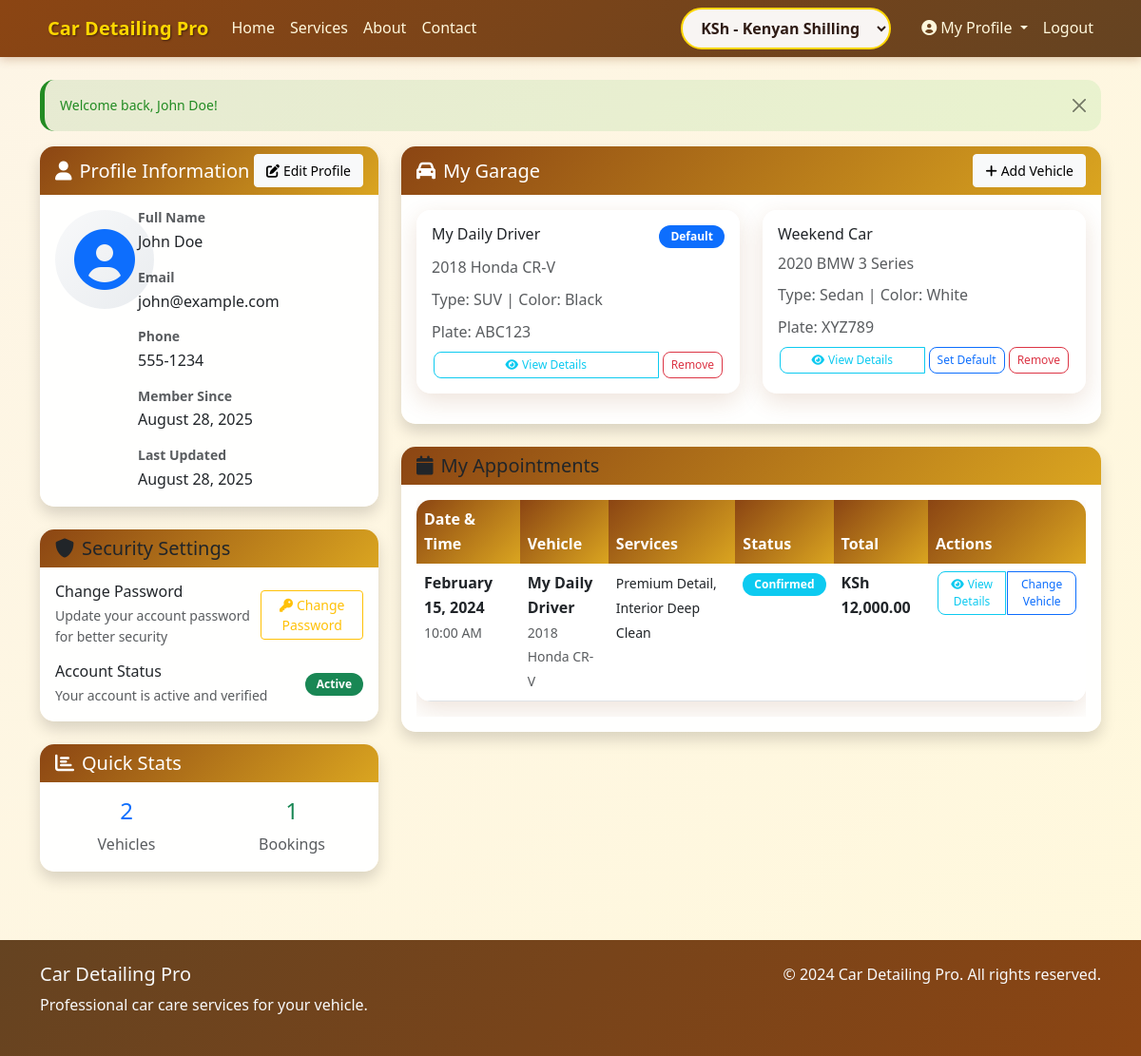
Page /index.php?page=profile (signed in) on the committed database.
### tables this page shows
CREATE TABLE users (
    id INT AUTO_INCREMENT PRIMARY KEY,
    full_name VARCHAR(100) NOT NULL,
    email VARCHAR(100) UNIQUE NOT NULL,
    phone VARCHAR(20) NOT NULL,
    password VARCHAR(255) NOT NULL,
    is_admin TINYINT(1) DEFAULT 0,
    email_verified TINYINT(1) DEFAULT 0,
    verification_token VARCHAR(255),
    reset_token VARCHAR(255),
    reset_token_expires DATETIME,
    created_at TIMESTAMP DEFAULT CURRENT_TIMESTAMP,
    updated_at TIMESTAMP DEFAULT CURRENT_TIMESTAMP ON UPDATE CURRENT_TIMESTAMP,
    INDEX idx_email (email),
    INDEX idx_admin (is_admin)
);

CREATE TABLE vehicles (
    id INT AUTO_INCREMENT PRIMARY KEY,
    user_id INT NOT NULL,
    nickname VARCHAR(100) NOT NULL,
    make VARCHAR(50) NOT NULL,
    model VARCHAR(50) NOT NULL,
    year INT NOT NULL,
    type VARCHAR(20) NOT NULL,
    color VARCHAR(30),
    license_plate VARCHAR(20),
    vin VARCHAR(17),
    is_default TINYINT(1) DEFAULT 0,
    created_at TIMESTAMP DEFAULT CURRENT_TIMESTAMP,
    updated_at TIMESTAMP DEFAULT CURRENT_TIMESTAMP ON UPDATE CURRENT_TIMESTAMP,
    FOREIGN KEY (user_id) REFERENCES users(id) ON DELETE CASCADE,
    INDEX idx_user_id (user_id),
    INDEX idx_default (is_default)
);

CREATE TABLE bookings (
    id INT AUTO_INCREMENT PRIMARY KEY,
    user_id INT NOT NULL,
    vehicle_id INT NOT NULL,
    service_type ENUM('mobile', 'facility') NOT NULL,
    appointment_date DATE NOT NULL,
    appointment_time TIME NOT NULL,
    location TEXT,
    total_amount DECIMAL(10,2) NOT NULL,
    status ENUM('pending', 'confirmed', 'in_progress', 'completed', 'cancelled') DEFAULT 'pending',
    admin_notes TEXT,
    created_at TIMESTAMP DEFAULT CURRENT_TIMESTAMP,
    updated_at TIMESTAMP DEFAULT CURRENT_TIMESTAMP ON UPDATE CURRENT_TIMESTAMP,
    FOREIGN KEY (user_id) REFERENCES users(id) ON DELETE CASCADE,
    FOREIGN KEY (vehicle_id) REFERENCES vehicles(id) ON DELETE CASCADE,
    INDEX idx_user_id (user_id),
    INDEX idx_vehicle_id (vehicle_id),
    INDEX idx_status (status),
    INDEX idx_appointment_date (appointment_date),
    INDEX idx_service_type (service_type)
);

### pages/profile.php (the view, shortened to what this page needs)
<?php
require_once __DIR__ . '/../database/config.php';
require_once __DIR__ . '/../includes/functions.php';
$user = get_current_user_data();
$vehicles = get_user_vehicles($_SESSION['user_id']);
$bookings = get_user_bookings($_SESSION['user_id']);
?>
<div class="row">
    <div class="col-lg-4">
        <div class="card shadow mb-4">
            <div class="card-header bg-primary text-white d-flex justify-content-between align-items-center">
                <h5 class="mb-0"><i class="fas fa-user me-2"></i>Profile Information</h5>
                <button type="button" class="btn btn-light btn-sm" onclick="editProfile()">
                    <i class="fas fa-edit me-1"></i>Edit Profile
                </button>
            </div>
            <div class="card-body">
                <div class="row">
                    <div class="col-md-3 text-center mb-3">
                        <div class="profile-avatar">
                            <i class="fas fa-user-circle fa-4x text-primary"></i>
                        </div>
                    </div>
                    <div class="col-md-9">
                        <div class="profile-info">
                            <h6 class="text-muted mb-1">Full Name</h6>
                            <p class="mb-3" id="display-full-name"><?php echo htmlspecialchars($user['full_name']); ?></p>
                            <h6 class="text-muted mb-1">Email</h6>
                            <p class="mb-3"><?php echo htmlspecialchars($user['email']); ?></p>
                            <h6 class="text-muted mb-1">Phone</h6>
                            <p class="mb-3" id="display-phone"><?php echo htmlspecialchars($user['phone']); ?></p>
                            <h6 class="text-muted mb-1">Member Since</h6>
                            <p class="mb-3"><?php echo date('F j, Y', strtotime($user['created_at'])); ?></p>
                            <h6 class="text-muted mb-1">Last Updated</h6>
                            <p class="mb-0"><?php echo isset($user['updated_at']) ? date('F j, Y', strtotime($user['updated_at'])) : 'Never'; ?></p>
                        </div>
                    </div>
                </div>
            </div>
        </div>
        <div class="card shadow mb-4">
            <div class="card-header bg-warning text-dark">
                <h5 class="mb-0"><i class="fas fa-shield-alt me-2"></i>Security Settings</h5>
            </div>
            <div class="card-body">
                <div class="d-flex justify-content-between align-items-center mb-3">
                    <div>
                        <h6 class="mb-1">Change Password</h6>
                        <p class="text-muted mb-0 small">Update your account password for better security</p>
                    </div>
                    <button type="button" class="btn btn-outline-warning btn-sm" onclick="changePassword()">
                        <i class="fas fa-key me-1"></i>Change Password
                    </button>
                </div>
                <div class="d-flex justify-content-between align-items-center">
                    <div>
                        <h6 class="mb-1">Account Status</h6>
                        <p class="text-muted mb-0 small">Your account is active and verified</p>
                    </div>
                    <span class="badge bg-success">Active</span>
                </div>
            </div>
        </div>
        <div class="card shadow mb-4">
            <div class="card-header bg-info text-white">
                <h5 class="mb-0"><i class="fas fa-chart-bar me-2"></i>Quick Stats</h5>
            </div>
            <div class="card-body">
                <div class="row text-center">
                    <div class="col-6">
                        <h4 class="text-primary"><?php echo count($vehicles); ?></h4>
                        <p class="text-muted mb-0">Vehicles</p>
                    </div>
                    <div class="col-6">
                        <h4 class="text-success"><?php echo count($bookings); ?></h4>
                        <p class="text-muted mb-0">Bookings</p>
                    </div>
                </div>
            </div>
        </div>
    </div>
    <div class="col-lg-8">
        <div class="card shadow mb-4" id="garage">
            <div class="card-header bg-success text-white d-flex justify-content-between align-items-center">
                <h5 class="mb-0"><i class="fas fa-car me-2"></i>My Garage</h5>
                <button type="button" class="btn btn-light btn-sm" data-bs-toggle="modal" data-bs-target="#addVehicleModal">
                    <i class="fas fa-plus me-1"></i>Add Vehicle
                </button>
            </div>
            <div class="card-body">
                <?php if (empty($vehicles)): ?>
                    <div class="text-center py-4">
                        <i class="fas fa-car fa-3x text-muted mb-3"></i>
                        <h5 class="text-muted">No vehicles in your garage</h5>
                        <p class="text-muted">Add your first vehicle to get started with booking services.</p>
                        <button type="button" class="btn btn-primary" data-bs-toggle="modal" data-bs-target="#addVehicleModal">
                            Add Your First Vehicle
                        </button>
                    </div>
                <?php else: ?>
                    <div class="row">
                        <?php foreach ($vehicles as $vehicle): ?>
                                                         <div class="col-md-6 mb-3">
                                 <div class="card border-<?php echo $vehicle['is_default'] ? 'primary' : 'light'; ?> h-100" data-vehicle-id="<?php echo $vehicle['id']; ?>">
                                    <div class="card-body">
                                        <div class="d-flex justify-content-between align-items-start mb-2">
                                            <h6 class="card-title mb-0"><?php echo htmlspecialchars($vehicle['nickname']); ?></h6>
                                            <?php if ($vehicle['is_default']): ?>
                                                <span class="badge bg-primary">Default</span>
                                            <?php endif; ?>
                                        </div>
                                        <p class="card-text text-muted mb-2">
                                            <?php echo htmlspecialchars($vehicle['year'] . ' ' . $vehicle['make'] . ' ' . $vehicle['model']); ?>
                                        </p>
                                        <p class="card-text text-muted mb-2">
                                            Type: <?php echo htmlspecialchars($vehicle['type']); ?>
                                            <?php if ($vehicle['color']): ?>
                                                | Color: <?php echo htmlspecialchars($vehicle['color']); ?>
                                            <?php endif; ?>
                                        </p>
                                        <?php if ($vehicle['license_plate']): ?>
                                            <p class="card-text text-muted mb-2">
                                                Plate: <?php echo htmlspecialchars($vehicle['license_plate']); ?>
                                            </p>
                                        <?php endif; ?>
                                        <div class="btn-group btn-group-sm w-100">
                                            <button type="button" class="btn btn-outline-info" onclick="viewVehicleDetails(<?php echo $vehicle['id']; ?>)">
                                                <i class="fas fa-eye me-1"></i>View Details
                                            </button>
                                            <?php if (!$vehicle['is_default']): ?>
                                                <form method="POST" action="" class="d-inline">
                                                    <button type="submit" name="set_default_vehicle" class="btn btn-outline-primary">Set Default</button>
                                                </form>
                                            <?php endif; ?>
                                            <form method="POST" action="" class="d-inline" onsubmit="return confirm('Are you sure you want to remove this vehicle?')">
                                                <button type="submit" name="delete_vehicle" class="btn btn-outline-danger">Remove</button>
                                            </form>
                                        </div>
                                    </div>
                                </div>
                            </div>
                        <?php endforeach; ?>
                    </div>
                <?php endif; ?>
            </div>
        </div>
        <div class="card shadow" id="appointments">
            <div class="card-header bg-warning text-dark">
                <h5 class="mb-0"><i class="fas fa-calendar me-2"></i>My Appointments</h5>
            </div>
            <div class="card-body">
                <?php if (empty($bookings)): ?>
                    <div class="text-center py-4">
                        <i class="fas fa-calendar fa-3x text-muted mb-3"></i>
                        <h5 class="text-muted">No appointments yet</h5>
                        <p class="text-muted">Book your first car detailing service to get started.</p>
                        <a href="index.php?page=booking" class="btn btn-primary">Book Now</a>
                    </div>
                <?php else: ?>
                    <div class="table-responsive">
                        <table class="table table-hover">
                            <thead>
                                <tr>
                                    <th>Date & Time</th>
                                    <th>Vehicle</th>
                                    <th>Services</th>
                                    <th>Status</th>
                                    <th>Total</th>
                                    <th>Actions</th>
                                </tr>
                            </thead>
                            <tbody>
                                <?php foreach ($bookings as $booking): ?>
                                    <tr>
                                        <td>
                                            <strong><?php echo format_date($booking['appointment_date']); ?></strong><br>
                                            <small class="text-muted"><?php echo format_time($booking['appointment_time']); ?></small>
                                        </td>
                                        <td>
                                            <strong><?php echo htmlspecialchars($booking['vehicle_nickname']); ?></strong><br>
                                            <small class="text-muted"><?php echo htmlspecialchars($booking['year'] . ' ' . $booking['make'] . ' ' . $booking['model']); ?></small>
                                        </td>
                                        <td>
                                            <small><?php echo htmlspecialchars($booking['services']); ?></small>
                                        </td>
                                        <td>
                                            <span class="badge <?php echo get_status_badge_class($booking['status']); ?>">
                                                <?php echo get_status_display($booking['status']); ?>
                                            </span>
                                        </td>
                                        <td>
                                                                                         <strong><?php echo format_currency($booking['total_amount'] ?? 0); ?></strong>
                                        </td>
                                        <td>
                                            <div class="btn-group btn-group-sm">
                                                <button type="button" class="btn btn-outline-info" onclick="viewBookingDetails(<?php echo $booking['id']; ?>)">
                                                    <i class="fas fa-eye me-1"></i>View Details
                                                </button>
                                                <?php if ($booking['status'] == 'pending' || $booking['status'] == 'confirmed'): ?>
                                                    <button type="button" class="btn btn-outline-primary" onclick="changeVehicle(<?php echo $booking['id']; ?>)">
                                                        Change Vehicle
                                                    </button>
                                                <?php endif; ?>
                                            </div>
                                        </td>
                                    </tr>
                                <?php endforeach; ?>
                            </tbody>
                        </table>
                    </div>
                <?php endif; ?>
            </div>
        </div>
    </div>
</div>

### rows in the picture
users: full_name "John Doe", email "john@example.com", phone "555-1234", created_at "August 28, 2025", updated_at "August 28, 2025"
vehicles: nickname "My Daily Driver", is_default "Default", year+make+model "2018 Honda CR-V", type "SUV", color "Black", license_plate "ABC123"
vehicles: nickname "Weekend Car", year+make+model "2020 BMW 3 Series", type "Sedan", color "White", license_plate "XYZ789"
bookings: appointment_date "February 15, 2024", appointment_time "10:00 AM", vehicle.nickname "My Daily Driver", vehicle.model "2018 Honda CR-V", services "Premium Detail, Interior Deep Clean", status "Confirmed", total_amount "KSh 12,000.00"

### other values in the picture
$flash['message'] "Welcome back, John Doe!"
count($vehicles) "2"
count($bookings) "1"
form field value "KSh - Kenyan Shilling"
